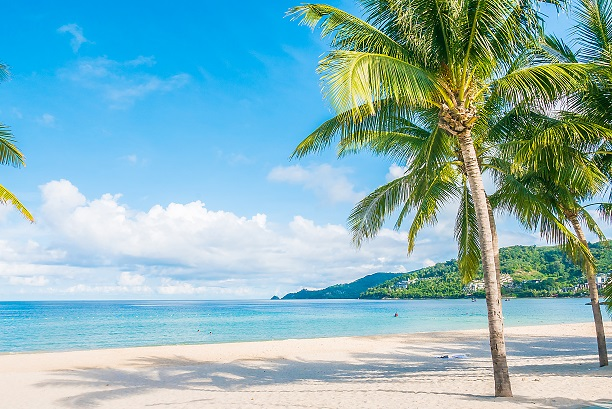
//> input picture Opencv/images/praia.jpg, 612 x 409 px
$ ./ConsoleApplication1   (built with g++ and OpenCV 4)
//> lines starting //> are read from the running program, lines starting //| are printed output that depends on the picture
#include <iostream>
#include <opencv2/highgui.hpp>
#include <opencv2/imgproc.hpp>

int main()
{
	std::string folder = "C:/Users/vinicius/Desktop/OpenCoding/OpenCv_tutorial/Opencv/images/praia.jpg";

	cv::Mat	img = cv::imread(folder, cv::IMREAD_COLOR);
//> img is the input picture: 409 rows x 612 cols, CV_8UC3; mean B, G, R 185.7, 180.2, 135.4
	cv::Mat erodeMat, dilateMat;
	cv::Mat elementKernel = cv::getStructuringElement(cv::MORPH_ELLIPSE,cv::Size(15,15), cv::Point(-1,-1));

	cv::erode(img, erodeMat, elementKernel, cv::Point(-1,-1),1);
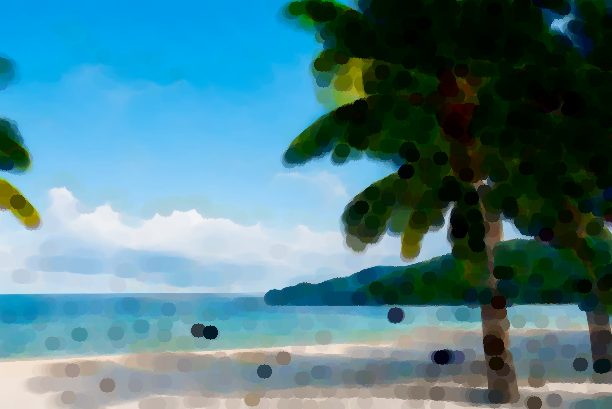
//> erodeMat: 409 rows x 612 cols, CV_8UC3; mean B, G, R 136.9, 126.6, 78.7
	cv::dilate(img, dilateMat, elementKernel, cv::Point(-1, -1), 1);
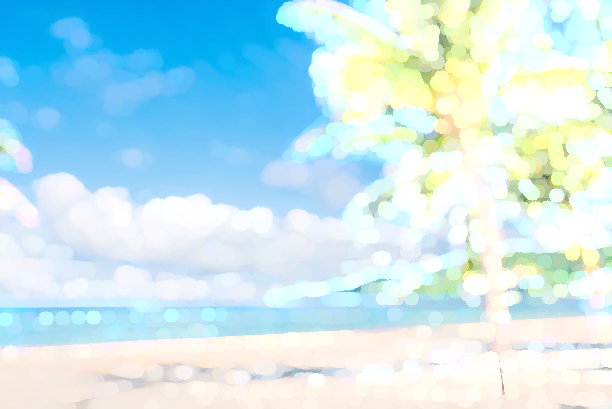
//> dilateMat: 409 rows x 612 cols, CV_8UC3; mean B, G, R 238.6, 230.1, 196.4

	cv::imshow("erode", erodeMat);
	cv::imshow("dilate", dilateMat);
	cv::imshow("window", img);

	cv::waitKey(0);
	return 0;
}
